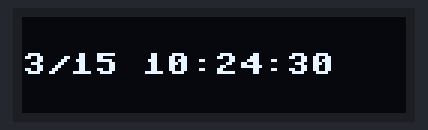
Simulated run of this program. Board: Raspberry Pi Pico running MicroPython. Shown: 128×32 one-colour display. The clock reads 2024-03-15 10:24:30 at power-on unless the program sets it; library files of the repository ran but are not shown: ssd1306.py; what the program prints to the serial console is not drawn.

Above: at 0.2 s.
At 5.1 s:
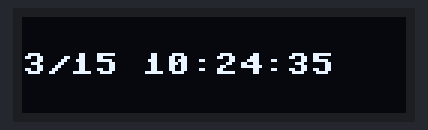
At 11.1 s:
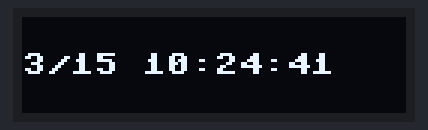
At 19.1 s:
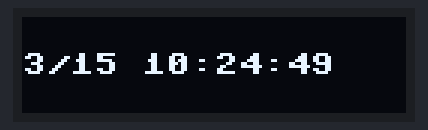
At 28.3 s:
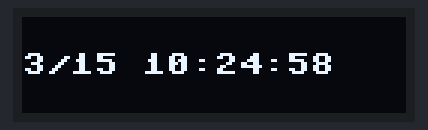
At 38.3 s:
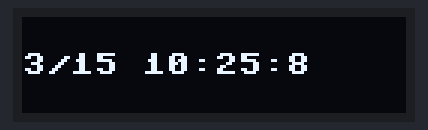

The program:

oled.py
```python
from machine import Pin,I2C
import time
import utime


i2c=I2C(0,scl=Pin(21),sda=Pin(20),freq=100000)

from ssd1306 import SSD1306_I2C
oled=SSD1306_I2C(128,32,i2c)


while True:
    now=time.localtime()
    print(now)
    t="%d/%d %d:%d:%d" % (now[1],now[2],now[3],now[4],now[5])
    oled.fill(0)
    oled.text(t,0,12)
    oled.show()
    utime.sleep(0.2)
```

Measured:
- what the display in image 0 shows lasts 1.0 s, from 0.1 s to 1.1 s
- what the display in image 3 shows lasts 1.3 s, from 19.0 s to 20.3 s
